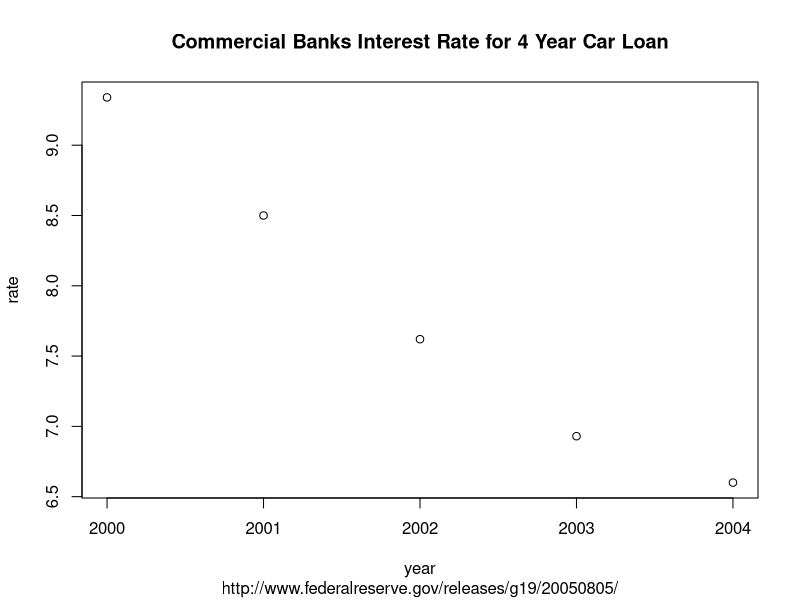
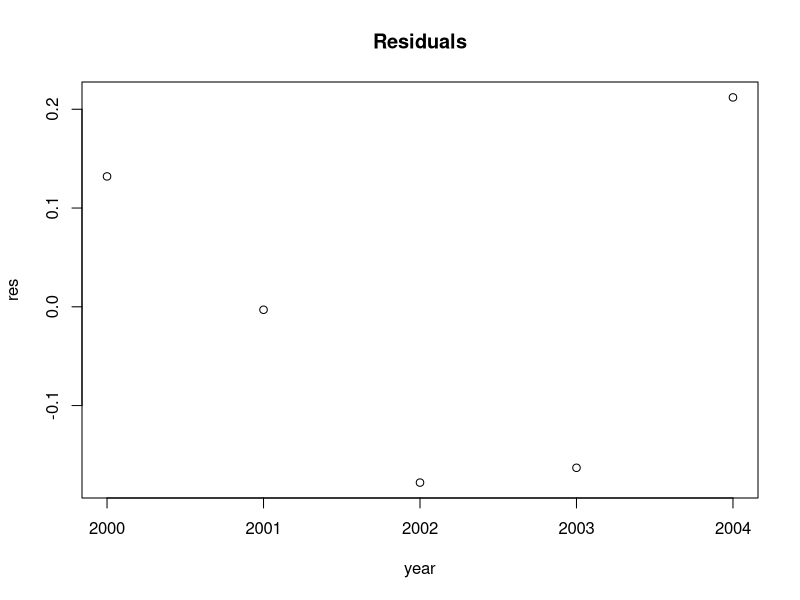
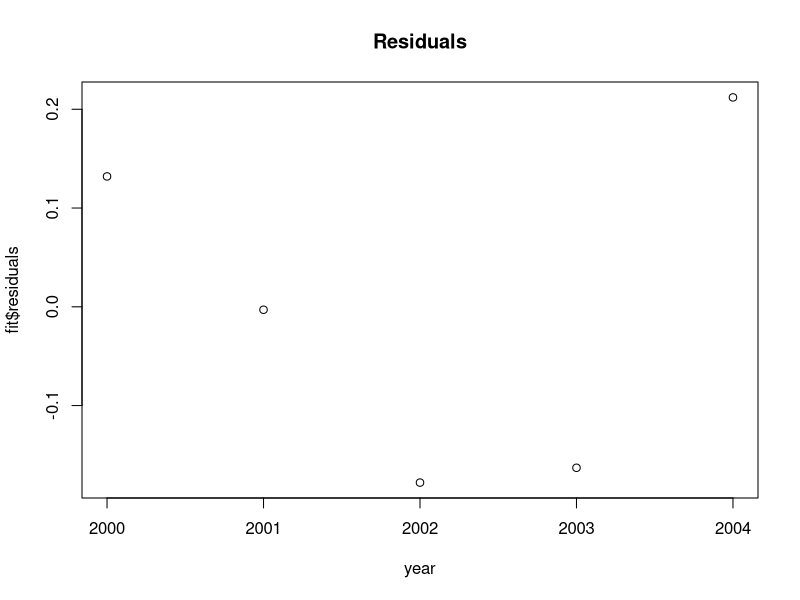
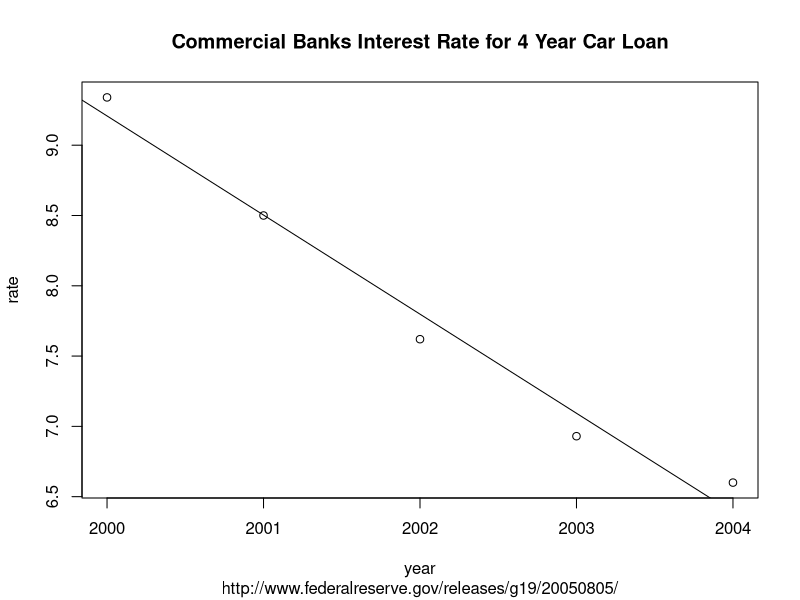
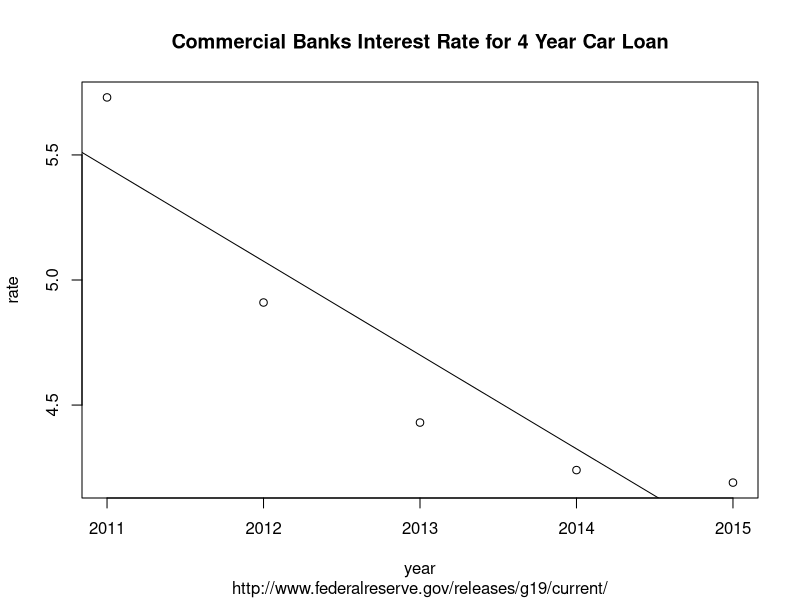

Here is the R script that generated these plots, in order:
year <- c(2000, 2001, 2002, 2003, 2004)
rate <- c(9.34, 8.50, 7.62, 6.93, 6.60)
plot(year,rate,
     main="Commercial Banks Interest Rate for 4 Year Car Loan",
     sub="http://www.federalreserve.gov/releases/g19/20050805/")
## rate=(slope)year+(intercept)
## rate == response
## year == explanatory
fit <- lm(rate ~ year)
fit
## Call:
## lm(formula = rate ~ year)

## Coefficients:
## (Intercept)         year  
##    1419.208       -0.705  

attributes(fit)
## $names
##  [1] "coefficients"  "residuals"     "effects"       "rank"         
##  [5] "fitted.values" "assign"        "qr"            "df.residual"  
##  [9] "xlevels"       "call"          "terms"         "model"        

## $class
## [1] "lm"

fit$coefficients[1]
## (Intercept) 
##    1419.208

fit$coefficients[[1]]                   #  [1] 1419.208, so it is a list

fit$coefficients[2]
##  year 
## -0.705

## estimate for 2015:
fit$coefficients[[2]]*2015+fit$coefficients[[1]] # -1.367: irreal

## calculate the residual:
res <- rate - (fit$coefficients[[2]]*year+fit$coefficients[[1]])
res
plot(year,res,main="Residuals")

## an easier way:
residuals(fit)
## or
fit$residuals
plot(year,fit$residuals,main="Residuals")

## adding the regression line to the previous:
plot(year,rate,
     main="Commercial Banks Interest Rate for 4 Year Car Loan",
     sub="http://www.federalreserve.gov/releases/g19/20050805/")
abline(fit)

## same for 2011..2015:
year = c(2011:2015)
rate = c(5.73, 4.91, 4.43, 4.24, 4.19)
plot(year,rate,
     main="Commercial Banks Interest Rate for 4 Year Car Loan",
     sub="http://www.federalreserve.gov/releases/g19/current/")
fit <- lm(rate ~ year)
abline(fit)

summary(fit)

## Call:
## lm(formula = rate ~ year)

## Residuals:
##      1      2      3      4      5 
##  0.280 -0.165 -0.270 -0.085  0.240 

## Coefficients:
##              Estimate Std. Error t value Pr(>|t|)  
## (Intercept) 759.57500  181.30047   4.190   0.0248 *
## year         -0.37500    0.09006  -4.164   0.0252 *
## ---
## Signif. codes:  0 ‘***’ 0.001 ‘**’ 0.01 ‘*’ 0.05 ‘.’ 0.1 ‘ ’ 1

## Residual standard error: 0.2848 on 3 degrees of freedom
## Multiple R-squared:  0.8525,	Adjusted R-squared:  0.8033 
## F-statistic: 17.34 on 1 and 3 DF,  p-value: 0.0252
